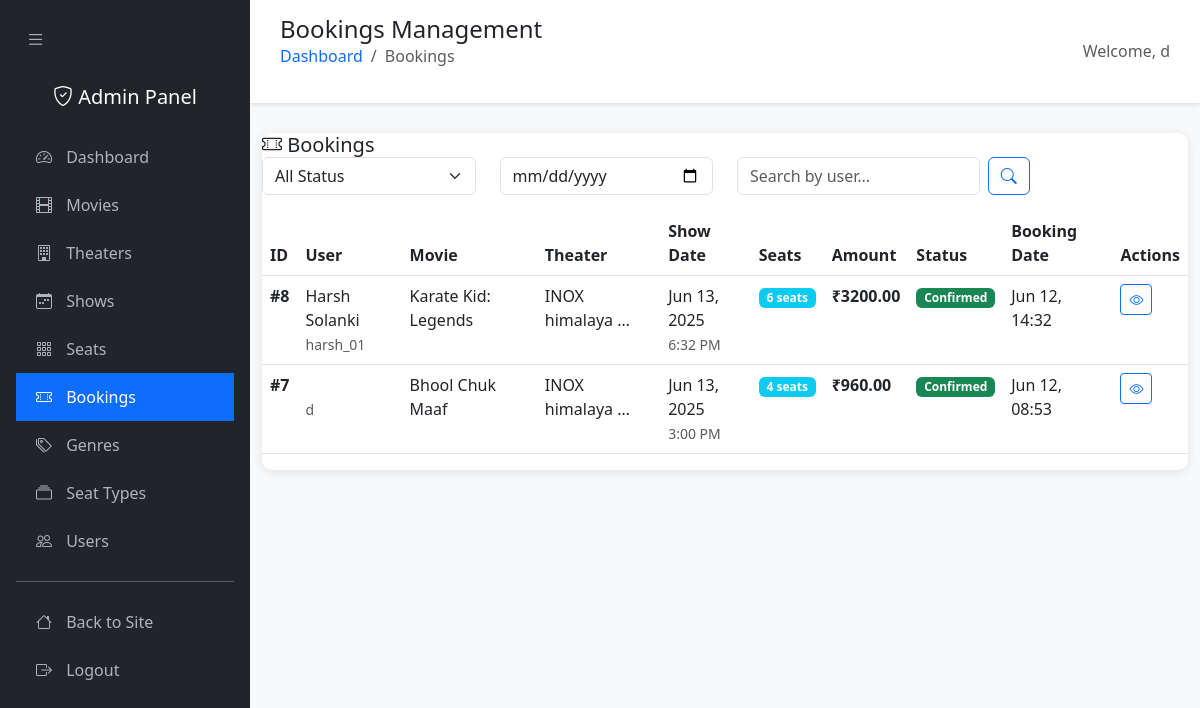
/admin-panel/bookings/ (signed in), run on the app's committed database.
### booking/models.py (models this page shows, shortened)
class Booking(models.Model):
    STATUS_CHOICES = (
        ('pending', 'Pending'),
        ('confirmed', 'Confirmed'),
        ('cancelled', 'Cancelled'),
    )
    user = models.ForeignKey(User, on_delete=models.CASCADE, related_name='bookings')
    show = models.ForeignKey(Show, on_delete=models.CASCADE, related_name='bookings')
    seats = models.ManyToManyField(Seat, through='BookingSeat')
    booking_date = models.DateTimeField(auto_now_add=True)
    status = models.CharField(max_length=10, choices=STATUS_CHOICES, default='pending')
    total_amount = models.DecimalField(max_digits=8, decimal_places=2)
    class Meta:
        ordering = ['-booking_date']

class Show(models.Model):
    movie = models.ForeignKey(Movie, on_delete=models.CASCADE, related_name='shows')
    theater = models.ForeignKey(Theater, on_delete=models.CASCADE, related_name='shows')
    date = models.DateField()
    time = models.TimeField()
    base_price = models.DecimalField(max_digits=6, decimal_places=2)
    is_active = models.BooleanField(default=True)
    created_at = models.DateTimeField(auto_now_add=True)
    updated_at = models.DateTimeField(auto_now=True)
    class Meta:
        unique_together = ('theater', 'date', 'time')
        ordering = ['date', 'time']

class Movie(models.Model):
    title = models.CharField(max_length=200)
    description = models.TextField()
    duration = models.IntegerField(help_text="Duration in minutes")
    release_date = models.DateField()
    poster = models.ImageField(upload_to='movie_posters/', null=True, blank=True)
    trailer_url = models.URLField(null=True, blank=True)
    rating = models.DecimalField(
        max_digits=3,
        decimal_places=1,
        validators=[MinValueValidator(1), MaxValueValidator(10)]
    )
    genres = models.ManyToManyField(Genre, blank=True)
    created_at = models.DateTimeField(auto_now_add=True)
    updated_at = models.DateTimeField(auto_now=True)
    class Meta:
        ordering = ['-release_date']

class Theater(models.Model):
    name = models.CharField(max_length=200)
    address = models.TextField()
    city = models.CharField(max_length=100)
    total_capacity = models.IntegerField()
    contact_number = models.CharField(max_length=20, null=True, blank=True)
    created_at = models.DateTimeField(auto_now_add=True)
    updated_at = models.DateTimeField(auto_now=True)
    class Meta:
        ordering = ['city', 'name']

### booking/admin_views.py (the view)
# urls.py: path('admin-panel/bookings/', admin_views.admin_booking_list, name='admin_booking_list'),
@admin_required
def admin_booking_list(request):
    status_filter = request.GET.get('status', '')
    date_filter = request.GET.get('date', '')
    user_filter = request.GET.get('user', '')
    bookings = Booking.objects.select_related(
        'user', 'show__movie', 'show__theater'
    ).all()
    if status_filter:
        bookings = bookings.filter(status=status_filter)
    if date_filter:
        bookings = bookings.filter(booking_date__date=date_filter)
    if user_filter:
        bookings = bookings.filter(
            Q(user__username__icontains=user_filter) |
            Q(user__first_name__icontains=user_filter) |
            Q(user__last_name__icontains=user_filter)
        )
    paginator = Paginator(bookings, 15)
    page_number = request.GET.get('page')
    page_obj = paginator.get_page(page_number)
    context = {
        'page_obj': page_obj,
        'status_filter': status_filter,
        'date_filter': date_filter,
        'user_filter': user_filter,
        'status_choices': Booking.STATUS_CHOICES,
    }
    return render(request, 'booking/admin/booking_list.html', context)

### templates/booking/admin/booking_list.html (shortened to what this page needs)
{% extends 'booking/admin/base_admin.html' %}
{% block page_title %}Bookings Management{% endblock %}
{% block breadcrumb %}
<nav class="admin-breadcrumb">
    <ol class="breadcrumb">
        <li class="breadcrumb-item"><a href="{% url 'admin_dashboard' %}">Dashboard</a></li>
        <li class="breadcrumb-item active">Bookings</li>
    </ol>
</nav>
{% endblock %}
{% block content %}
<div class="admin-card">
    <div class="card-header">
        <h5 class="mb-0"><i class="bi bi-ticket-perforated"></i> Bookings</h5>
    </div>
    <div class="card-body">
        <div class="row mb-3">
            <div class="col-md-3">
                <form method="get">
                    <select name="status" class="form-select" onchange="this.form.submit()">
                        <option value="">All Status</option>
                    </select>
                </form>
            </div>
            <div class="col-md-3">
                <form method="get">
                    <input type="date" name="date" class="form-control"
                           value="{{ date_filter }}" onchange="this.form.submit()">
                </form>
            </div>
            <div class="col-md-4">
                <form method="get" class="d-flex">
                    <input type="text" name="user" class="form-control me-2"
                           placeholder="Search by user..." value="{{ user_filter }}">
                    <button type="submit" class="btn btn-outline-primary">
                        <i class="bi bi-search"></i>
                    </button>
                </form>
            </div>
        </div>
        {% if page_obj %}
            <div class="table-responsive">
                <table class="table table-hover">
                    <thead>
                        <tr>
                            <th>ID</th>
                            <th>User</th>
                            <th>Movie</th>
                            <th>Theater</th>
                            <th>Show Date</th>
                            <th>Seats</th>
                            <th>Amount</th>
                            <th>Status</th>
                            <th>Booking Date</th>
                            <th>Actions</th>
                        </tr>
                    </thead>
                    <tbody>
                        {% for booking in page_obj %}
                            <tr>
                                <td><strong>#{{ booking.id }}</strong></td>
                                <td>
                                    {{ booking.user.first_name }} {{ booking.user.last_name }}
                                    <br>
                                    <small class="text-muted">{{ booking.user.username }}</small>
                                </td>
                                <td>{{ booking.show.movie.title|truncatechars:20 }}</td>
                                <td>{{ booking.show.theater.name|truncatechars:15 }}</td>
                                <td>
                                    {{ booking.show.date|date:"M d, Y" }}
                                    <br>
                                    <small class="text-muted">{{ booking.show.time|time:"g:i A" }}</small>
                                </td>
                                <td>
                                    <span class="badge bg-info">{{ booking.seats.count }} seat{{ booking.seats.count|pluralize }}</span>
                                </td>
                                <td><strong>₹{{ booking.total_amount }}</strong></td>
                                <td>
                                    <span class="badge bg-{% if booking.status == 'confirmed' %}success{% elif booking.status == 'pending' %}warning{% else %}danger{% endif %}">
                                        {{ booking.get_status_display }}
                                    </span>
                                </td>
                                <td>{{ booking.booking_date|date:"M d, H:i" }}</td>
                                <td class="table-actions">
                                    <a href="{% url 'admin_booking_detail' booking.id %}"
                                       class="btn btn-sm btn-outline-primary" title="View Details">
                                        <i class="bi bi-eye"></i>
                                    </a>
                                </td>
                            </tr>
                        {% endfor %}
                    </tbody>
                </table>
            </div>
        {% else %}
            <div class="text-center py-5">
                <i class="bi bi-ticket-perforated display-1 text-muted"></i>
                <h5 class="mt-3">No bookings found</h5>
                <p class="text-muted">Bookings will appear here once users start making reservations.</p>
            </div>
        {% endif %}
    </div>
</div>
{% endblock %}

### templates/booking/admin/base_admin.html (shortened to what this page needs)
<!DOCTYPE html>
<html lang="en">
<head>
    <link href="https://cdn.jsdelivr.net/npm/bootstrap@5.3.0/dist/css/bootstrap.min.css" rel="stylesheet">
    <link rel="stylesheet" href="https://cdn.jsdelivr.net/npm/bootstrap-icons@1.10.0/font/bootstrap-icons.css">
</head>
<body>
    <nav class="admin-sidebar" id="adminSidebar">
        <div class="p-3">
            <button class="sidebar-toggle" onclick="toggleSidebar()">
                <i class="bi bi-list"></i>
            </button>
            <div class="text-center mb-4">
                <h5 class="text-white mb-0">
                    <i class="bi bi-shield-check"></i>
                    <span class="sidebar-text">Admin Panel</span>
                </h5>
            </div>
            <ul class="nav nav-pills flex-column">
                <li class="nav-item">
                    <a class="nav-link {% if request.resolver_match.url_name == 'admin_dashboard' %}active{% endif %}"
                       href="{% url 'admin_dashboard' %}">
                        <i class="bi bi-speedometer2"></i>
                        <span class="sidebar-text">Dashboard</span>
                    </a>
                </li>
                <li class="nav-item">
                    <a class="nav-link {% if 'movie' in request.resolver_match.url_name %}active{% endif %}"
                       href="{% url 'admin_movie_list' %}">
                        <i class="bi bi-film"></i>
                        <span class="sidebar-text">Movies</span>
                    </a>
                </li>
                <li class="nav-item">
                    <a class="nav-link {% if 'theater' in request.resolver_match.url_name %}active{% endif %}"
                       href="{% url 'admin_theater_list' %}">
                        <i class="bi bi-building"></i>
                        <span class="sidebar-text">Theaters</span>
                    </a>
                </li>
                <li class="nav-item">
                    <a class="nav-link {% if 'show' in request.resolver_match.url_name %}active{% endif %}"
                       href="{% url 'admin_show_list' %}">
                        <i class="bi bi-calendar-week"></i>
                        <span class="sidebar-text">Shows</span>
                    </a>
                </li>
                <li class="nav-item">
                    <a class="nav-link {% if 'seat' in request.resolver_match.url_name %}active{% endif %}"
                       href="{% url 'admin_seat_list' %}">
                        <i class="bi bi-grid-3x3-gap"></i>
                        <span class="sidebar-text">Seats</span>
                    </a>
                </li>
                <li class="nav-item">
                    <a class="nav-link {% if 'booking' in request.resolver_match.url_name %}active{% endif %}"
                       href="{% url 'admin_booking_list' %}">
                        <i class="bi bi-ticket-perforated"></i>
                        <span class="sidebar-text">Bookings</span>
                    </a>
                </li>
                <li class="nav-item">
                    <a class="nav-link {% if 'genre' in request.resolver_match.url_name %}active{% endif %}"
                       href="{% url 'admin_genre_list' %}">
                        <i class="bi bi-tags"></i>
                        <span class="sidebar-text">Genres</span>
                    </a>
                </li>
                <li class="nav-item">
                    <a class="nav-link {% if 'seat_type' in request.resolver_match.url_name %}active{% endif %}"
                       href="{% url 'admin_seat_type_list' %}">
                        <i class="bi bi-collection"></i>
                        <span class="sidebar-text">Seat Types</span>
                    </a>
                </li>
                {% if user.is_superuser %}
                <li class="nav-item">
                    <a class="nav-link {% if 'user' in request.resolver_match.url_name %}active{% endif %}"
                       href="{% url 'admin_user_list' %}">
                        <i class="bi bi-people"></i>
                        <span class="sidebar-text">Users</span>
                    </a>
                </li>
                {% endif %}
                <hr class="text-white">
                <li class="nav-item">
                    <a class="nav-link" href="{% url 'home' %}">
                        <i class="bi bi-house"></i>
                        <span class="sidebar-text">Back to Site</span>
                    </a>
                </li>
                <li class="nav-item">
                    <a class="nav-link" href="{% url 'logout' %}">
                        <i class="bi bi-box-arrow-right"></i>
                        <span class="sidebar-text">Logout</span>
                    </a>
                </li>
            </ul>
        </div>
    </nav>
    <div class="admin-content" id="adminContent">
        <div class="admin-header">
            <div class="d-flex justify-content-between align-items-center">
                <div>
                    <h4 class="mb-0">{% block page_title %}Admin Panel{% endblock %}</h4>
                    {% block breadcrumb %}{% endblock %}
                </div>
                <div>
                    <span class="text-muted">Welcome, {{ user.first_name|default:user.username }}</span>
                </div>
            </div>
        </div>
        <div class="container-fluid">
            {% block content %}{% endblock %}
        </div>
    </div>
</body>
</html>

### templates/booking/admin/base_admin.html (style rules this page uses)
:root { --admin-primary: #0d6efd; --admin-secondary: #6c757d; --admin-success: #198754; --admin-danger: #dc3545; --admin-warning: #ffc107; --admin-info: #0dcaf0; --admin-dark: #212529; --admin-light: #f8f9fa; }
body { background-color: var(--admin-light); font-family: 'Segoe UI', Tahoma, Geneva, Verdana, sans-serif; }
.admin-sidebar { background-color: var(--admin-dark); min-height: 100vh; position: fixed; top: 0; left: 0; width: 250px; z-index: 1000; transition: all 0.3s; }
.admin-sidebar .nav-link { color: #adb5bd; padding: 12px 20px; border-radius: 0; transition: all 0.3s; }
.admin-sidebar .nav-link:hover, .admin-sidebar .nav-link.active { color: white; background-color: var(--admin-primary); }
.admin-sidebar .nav-link i { width: 20px; margin-right: 10px; }
.admin-content { margin-left: 250px; transition: all 0.3s; min-height: 100vh; }
.admin-header { background-color: white; box-shadow: 0 2px 4px rgba(0,0,0,.1); padding: 15px 30px; margin-bottom: 30px; }
.admin-card { background: white; border-radius: 10px; box-shadow: 0 2px 10px rgba(0,0,0,.1); border: none; }
.table-actions { white-space: nowrap; }
.btn-sm { padding: 0.25rem 0.5rem; font-size: 0.875rem; }
.sidebar-toggle { background: none; border: none; color: #adb5bd; font-size: 1.2rem; padding: 10px; margin-bottom: 20px; }
.admin-breadcrumb { background: none; padding: 0; margin-bottom: 20px; }
.admin-breadcrumb .breadcrumb-item a { color: var(--admin-primary); text-decoration: none; }

### data on the page
Booking: id "8", user.first_name "Harsh", user.last_name "Solanki", user.username "harsh_01", show.movie "Karate Kid: Legends", show.theater.name "INOX himalaya …", show "Jun 13, 2025", show.time "6:32 PM", seats.count "6", total_amount "3200.00", status "Confirmed", booking_date "Jun 12, 14:32"
Booking: id "7", user.username "d", show.movie "Bhool Chuk Maaf", show.theater.name "INOX himalaya …", show "Jun 13, 2025", show.time "3:00 PM", seats.count "4", total_amount "960.00", status "Confirmed", booking_date "Jun 12, 08:53"

### other printed values
{{ user.first_name|default:user.username }} "d"
